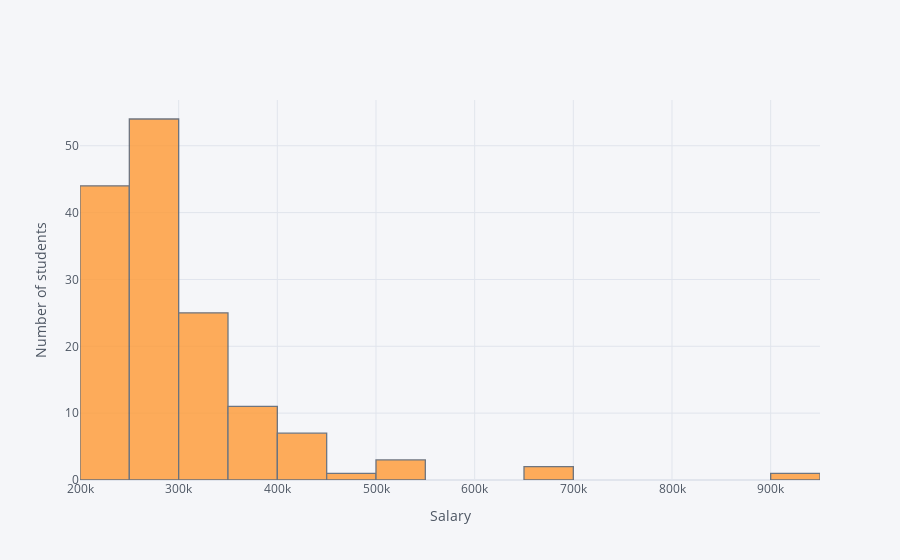

Here is the notebook cell this chart was saved with:
### Markdown cell above
# Salary distribution analysis

### Code cell
pd = data[data['status'] == 'Placed']
pd['salary'].iplot(kind='hist',xTitle='Salary',yTitle='Number of students')

### Figure 1 — Plotly figure (JSON) as saved in the notebook; plotly's stock layout.template omitted (floating-point values rounded to 4 significant figures; data arrays with more than 128 entries replaced by an {"elided": "..."} marker saying what was removed)
{"data": [{"histfunc": "count", "histnorm": "", "marker": {"color": "rgba(255, 153, 51, 1.0)", "line": {"color": "#4D5663", "width": 1.3}}, "name": "salary", "opacity": 0.8, "orientation": "v", "type": "histogram", "x": {"elided": "148 int values"}}], "layout": {"barmode": "overlay", "legend": {"bgcolor": "#F5F6F9", "font": {"color": "#4D5663"}}, "paper_bgcolor": "#F5F6F9", "plot_bgcolor": "#F5F6F9", "title": {"font": {"color": "#4D5663"}}, "xaxis": {"gridcolor": "#E1E5ED", "showgrid": true, "tickfont": {"color": "#4D5663"}, "title": {"font": {"color": "#4D5663"}, "text": "Salary"}, "zerolinecolor": "#E1E5ED"}, "yaxis": {"gridcolor": "#E1E5ED", "showgrid": true, "tickfont": {"color": "#4D5663"}, "title": {"font": {"color": "#4D5663"}, "text": "Number of students"}, "zerolinecolor": "#E1E5ED"}}}
